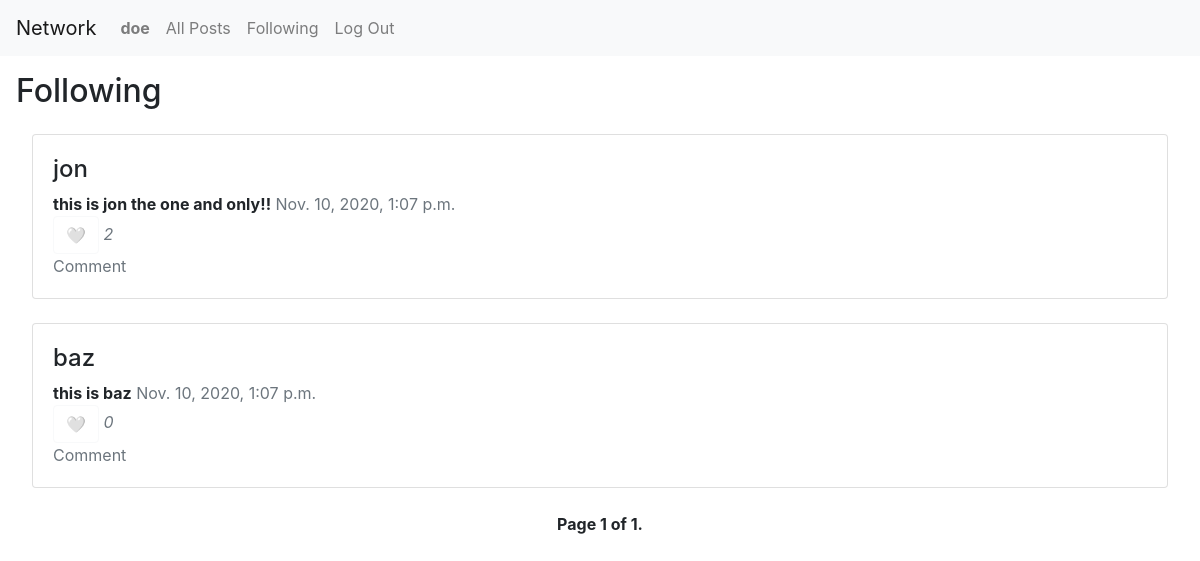
The page /following (signed in) on the database its author committed.
### network/models.py (models this page shows)
class User(AbstractUser):
    pass

class NewPost(models.Model):
    creator = models.CharField(max_length=64)
    text = models.TextField(verbose_name="Description")
    image = models.URLField(blank=True, verbose_name="Image URL", null=True)
    like = models.IntegerField()
    timeStamp = models.DateTimeField(auto_now_add=True,null=True)
    liked = models.ManyToManyField(User, blank=True, related_name="liked_user")
    objects = models.Manager()

### network/views.py (the view)
# urls.py: path("following", views.following, name="following"),
@login_required
def following(request):
    flw = Follow.objects.filter(following=request.user)
    if not flw:
        return render(request, "network/index.html", {
        "title" : "Following",
        "message" : "Not Following anyone yet!"
        })
    names = []
    posts = NewPost.objects.order_by("-timeStamp").all()
    for p in posts:
        for f in flw:
            if f.profile.username == p.creator:
                names.append(p)
    paginator = Paginator(names, 10)
    page_number = request.GET.get('page')
    page_obj = paginator.get_page(page_number)
    return render(request, "network/index.html", {
        "title" : "Following",
        "posts" : names,
        "page_obj" : page_obj
    })

### network/templates/network/index.html (shortened to what this page needs)
{% extends "network/layout.html" %}
{% block body %}
    {% if title %}
        <h2>{{title}}</h2>
    {% endif %}
        <div class="card-column" style="padding: 1em;">
        {% if posts %}
            {% for post in page_obj %}
                <div class="card">
                    <div class="card-body">
                    <ul class="list-group list-group-horizontal" style="list-style-type: none;">
                        <li>
                            <a href="{% url 'profile' post.creator %}" style="color:inherit" id="creator-{{post.id}}"><h4>{{ post.creator }}</h4></a>
                            <strong id="post-{{post.id}}">{{ post.text }}</strong>
                            <a class="text-muted">{{ post.timeStamp }}<br>
                            {% if user.is_authenticated %}
                                {% if not request.user in post.liked.all %}
                                    <button class="btn btn-outline-light" id="like-{{post.id}}">🤍</button>
                                {% else %}
                                    <button class="btn btn-outline-light" id="like-{{post.id}}">❤</button>
                                {% endif %}
                            {% else %}
                                Likes:
                            {% endif %}
                            <i id="numLike-{{post.id}}">{{ post.like }}</i><br>
                            Comment</a>
                        </li>
                    </ul>
                    </div>
                </div>
                <br>
            {% endfor %}
            <div class="pagination justify-content-center">
                <span class="step-links">
                    <span class="current">
                        <strong>Page {{ page_obj.number }} of {{ page_obj.paginator.num_pages }}.</strong>
                    </span>
                </span>
            </div>
        {% endif %}
    </div>
{% endblock %}

### network/templates/network/layout.html (shortened to what this page needs)
{% load static %}
<!DOCTYPE html>
<html lang="en">
    <head>
        <link rel="stylesheet" href="https://stackpath.bootstrapcdn.com/bootstrap/4.4.1/css/bootstrap.min.css">
        <link href="{% static 'network/styles.css' %}" rel="stylesheet">
    </head>
    <body>
        <nav class="navbar navbar-expand-lg navbar-light bg-light">
            <a class="navbar-brand" href="{% url 'index' %}">Network</a>
            <div>
              <ul class="navbar-nav mr-auto">
                {% if user.is_authenticated %}
                    <li class="nav-item">
                        <a class="nav-link" href="{% url 'profile' user.username %}"><strong>{{ user.username }}</strong></a>
                    </li>
                {% endif %}
                <li class="nav-item">
                  <a class="nav-link" href="{% url 'index' %}">All Posts</a>
                </li>
                {% if user.is_authenticated %}
                    <li class="nav-item">
                        <a class="nav-link" href="{% url 'following' %}">Following</a>
                    </li>
                    <li class="nav-item">
                        <a class="nav-link" href="{% url 'logout' %}">Log Out</a>
                    </li>
                {% endif %}
              </ul>
            </div>
          </nav>
        <div class="body">
            <div style="padding: 1em;">
            {% block body %}
            {% endblock %}
            </div>
        </div>
    </body>
</html>

### rows shown on the page
User: username "doe"
NewPost: creator "jon", text "this is jon the one and only!!", timeStamp "Nov. 10, 2020, 1:07 p.m.", like "2"
NewPost: creator "baz", text "this is baz", timeStamp "Nov. 10, 2020, 1:07 p.m.", like "0"

### other values the page prints
{{ title }} "Following"
{{ page_obj.number }} "1"
{{ page_obj.paginator.num_pages }} "1"
